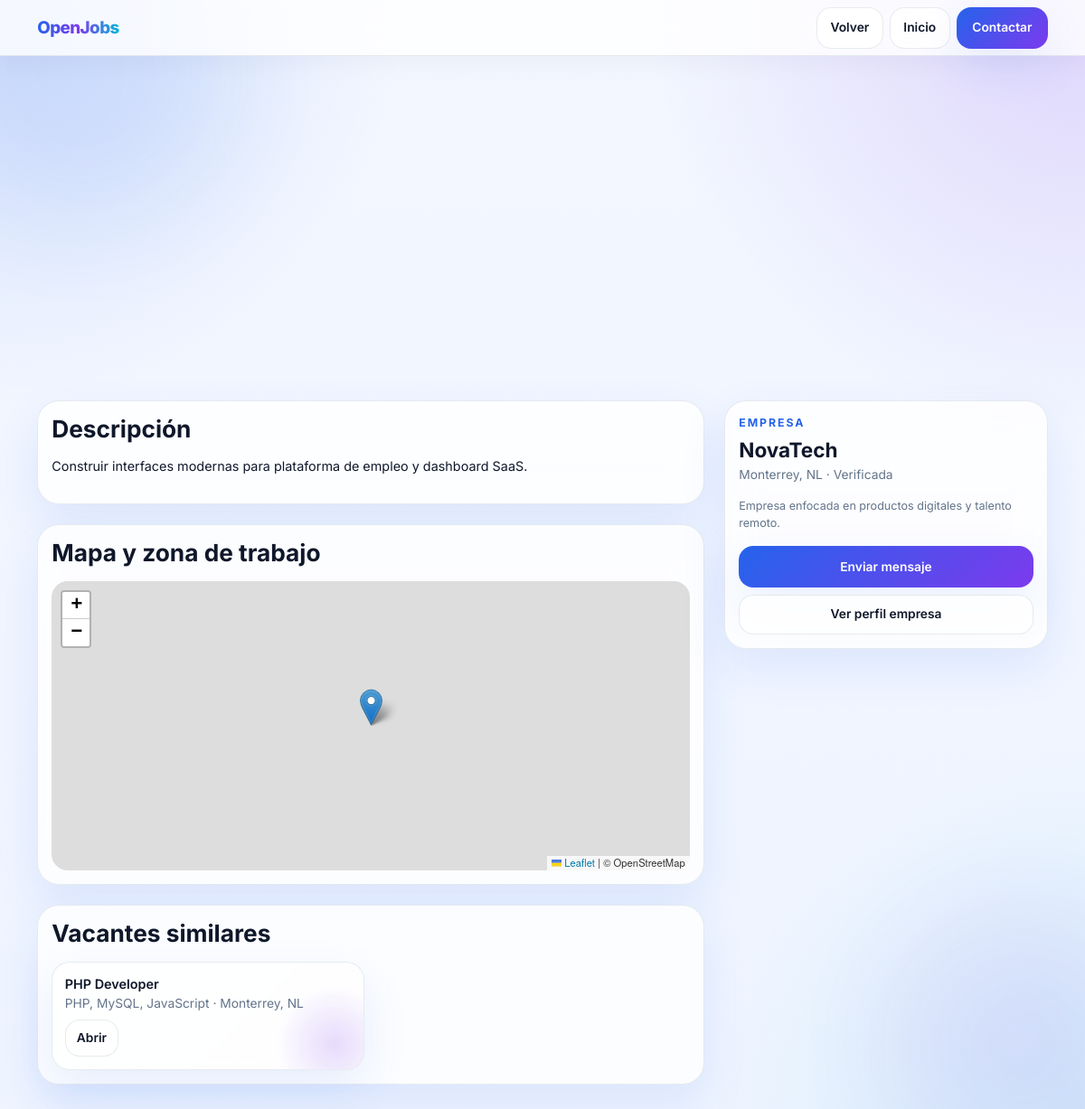
Page /job.php on the committed database.
### tables this page shows
CREATE TABLE jobs (
  id INT AUTO_INCREMENT PRIMARY KEY,
  company_id INT NOT NULL,
  title VARCHAR(180) NOT NULL,
  description TEXT NOT NULL,
  technology VARCHAR(180) NULL,
  modality ENUM('Remoto','Presencial','Híbrido') DEFAULT 'Híbrido',
  employment_type VARCHAR(80) DEFAULT 'Tiempo completo',
  experience_required VARCHAR(60) DEFAULT 'Mid',
  location VARCHAR(150) NULL,
  salary_min DECIMAL(10,2) DEFAULT 0,
  salary_max DECIMAL(10,2) DEFAULT 0,
  status ENUM('active','paused','closed') DEFAULT 'active',
  created_at TIMESTAMP NULL DEFAULT CURRENT_TIMESTAMP,
  CONSTRAINT fk_job_company FOREIGN KEY (company_id) REFERENCES companies(id) ON DELETE CASCADE
);

CREATE TABLE companies (
  id INT AUTO_INCREMENT PRIMARY KEY,
  user_id INT NOT NULL,
  name VARCHAR(150) NOT NULL,
  description TEXT NULL,
  location VARCHAR(150) NULL,
  website VARCHAR(255) NULL,
  logo VARCHAR(255) NULL,
  latitude DECIMAL(10,6) NULL,
  longitude DECIMAL(10,6) NULL,
  verified TINYINT(1) NOT NULL DEFAULT 0,
  active_jobs INT NOT NULL DEFAULT 0,
  CONSTRAINT fk_company_user FOREIGN KEY (user_id) REFERENCES users(id) ON DELETE CASCADE
);

### app/helpers/helpers.php (called while the page is built, shortened)
<?php
function e(?string $value): string { return htmlspecialchars((string)$value, ENT_QUOTES, 'UTF-8'); }

### job.php (the view, shortened to what this page needs)
<?php
require_once __DIR__ . '/app/helpers/helpers.php';
$id=(int)($_GET['id'] ?? 1);
$pdo=db();
$s=$pdo->prepare('SELECT j.*, c.name as company_name, c.description as company_description, c.location as company_location, c.verified, c.latitude, c.longitude, c.user_id as company_user_id FROM jobs j LEFT JOIN companies c ON c.id=j.company_id WHERE j.id=? LIMIT 1');
$s->execute([$id]);
$job=$s->fetch();
$sim=$pdo->prepare('SELECT id,title,technology,location FROM jobs WHERE id<>? ORDER BY id DESC LIMIT 3');
$sim->execute([$id]);
$similar=$sim->fetchAll();
?>
<!doctype html><html lang="es"><head><link rel="stylesheet" href="https://cdn.jsdelivr.net/npm/bootstrap@5.3.3/dist/css/bootstrap.min.css"><link rel="stylesheet" href="https://cdn.jsdelivr.net/npm/bootstrap-icons@1.11.3/font/bootstrap-icons.min.css"><link rel="stylesheet" href="https://unpkg.com/leaflet@1.9.4/dist/leaflet.css"><link rel="stylesheet" href="assets/css/styles.css"></head><body class="page-shell">
<nav class="navbar navbar-expand-lg sticky-top navbar-premium"><div class="container"><a class="navbar-brand brand-gradient" href="index.php">OpenJobs</a><div class="ms-auto d-flex gap-2"><a class="btn btn-soft" href="jobs.php">Volver</a><a class="btn btn-soft" href="index.php">Inicio</a><a class="btn btn-gradient" href="chat.php?to=<?= (int)($job['company_user_id'] ?? 0) ?>">Contactar</a></div></div></nav>
<div class="container py-4 py-lg-5">
<div class="row g-4"><div class="col-lg-8"><div class="panel-card mb-4"><h3 class="fw-bold mb-3">Descripción</h3><p><?= nl2br(e($job['description'])) ?></p></div><div class="panel-card mb-4"><h3 class="fw-bold mb-3">Mapa y zona de trabajo</h3><div id="map" style="height:320px;border-radius:18px"></div></div><div class="panel-card"><h3 class="fw-bold mb-3">Vacantes similares</h3><div class="row g-3"><?php foreach($similar as $s): ?><div class="col-md-6"><div class="showcase-card"><div class="fw-semibold"><?= e($s['title']) ?></div><div class="small section-subtitle mb-2"><?= e($s['technology']) ?> · <?= e($s['location']) ?></div><a class="btn btn-soft btn-sm" href="job.php?id=<?= (int)$s['id'] ?>">Abrir</a></div></div><?php endforeach; ?></div></div></div><div class="col-lg-4"><div class="panel-card"><div class="kicker mb-2">Empresa</div><h4 class="fw-bold mb-1"><?= e($job['company_name'] ?: 'Empresa') ?></h4><div class="section-subtitle mb-3"><?= e($job['company_location'] ?: $job['location']) ?><?= !empty($job['verified']) ? ' · Verificada' : '' ?></div><p class="small mb-3"><?= e($job['company_description'] ?: 'Empresa activa dentro de OpenJobs.') ?></p><div class="d-grid gap-2"><a class="btn btn-gradient" href="chat.php?to=<?= (int)($job['company_user_id'] ?? 0) ?>">Enviar mensaje</a><a class="btn btn-soft" href="profile.php">Ver perfil empresa</a></div></div></div></div></div>
</body></html>

### rows in the picture
jobs: description "Construir interfaces modernas para plataforma de empleo y dashboard SaaS.", company.name "NovaTech", company.location "Monterrey, NL", company.description "Empresa enfocada en productos digitales y talento remoto."
jobs: title "PHP Developer", technology "PHP, MySQL, JavaScript", location "Monterrey, NL"
